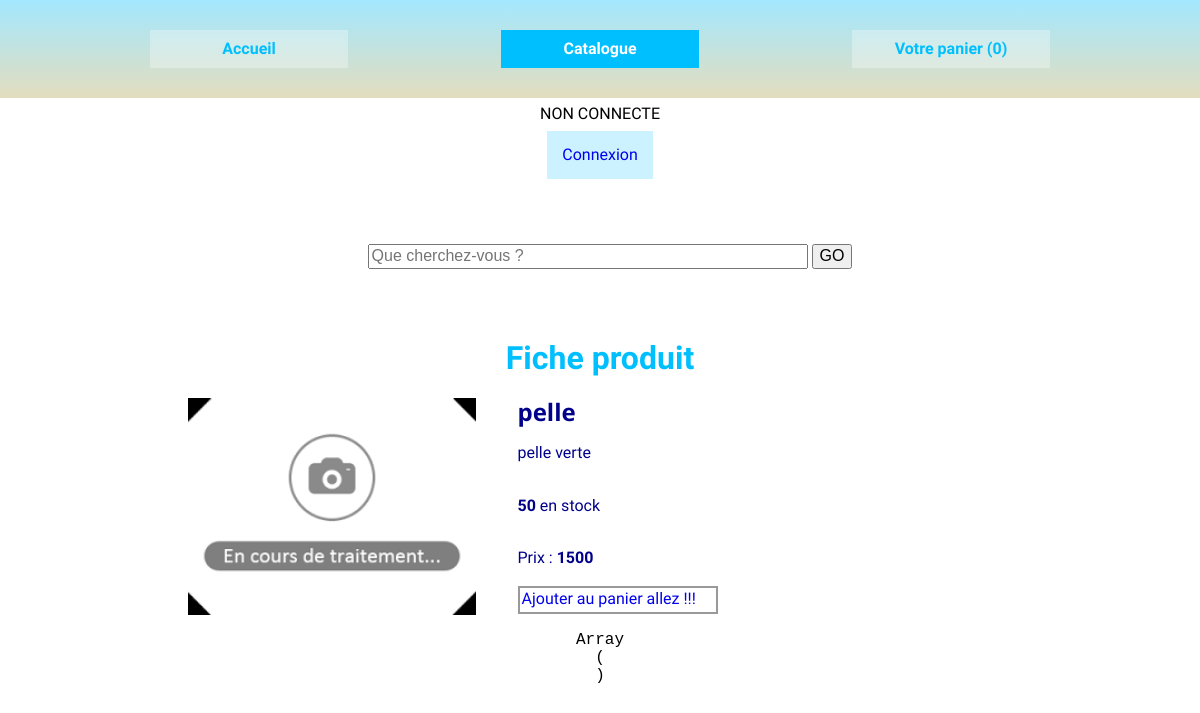
The app's page /public/produit.php?id=5 with its own data.
### tables this page shows
CREATE TABLE `product` (
  `id` int(4) NOT NULL COMMENT 'id',
  `name` varchar(250) NOT NULL COMMENT 'nom produit',
  `price` int(11) NOT NULL COMMENT 'prix en centimes',
  `description` mediumtext NOT NULL COMMENT 'description',
  `photo` varchar(250) NOT NULL DEFAULT 'nophoto.png' COMMENT 'photo',
  `quantity` int(11) NOT NULL COMMENT 'quantité',
  `is_active` tinyint(1) NOT NULL COMMENT 'actif'
);

### public/produit.php (called while the page is built, shortened)
<?php
$id = $_GET['id'];
include '../views/ficheProduit.phtml.php';

### services/mystoreServices.php (called while the page is built, shortened)
<?php
function getProductById($id) {
	$db = connexion();
	$select = "SELECT * FROM product where id = {$id}";
	$statement = $db->prepare($select);
	$statement->execute();
	$product = $statement->fetch(\PDO::FETCH_ASSOC);
	return $product;
}

### views/ficheProduit.phtml.php (the view)
<?php include 'head.phtml.php'; ?>
	<main id="catalogue" class="container">
		<h1>Fiche produit</h1>
		<section id="produit" class="flex">
			<?php $product = getproductById($id) ?>
			<img src="img/<?=$product['photo'] ?>" alt="Pas de photo">
			<article class="flex width50">
				<h2 class="width50"><?=$product['name'] ?> </h2>
				<p class="width50"> <?=$product['description'] ?></p>
				<p class="width50"> <span><?=$product['quantity'] ?></span> en stock</p>
				<p class="width50"> Prix : <span><?=$product['price'] ?></span></p>
				<a href="ajoutPanier.php?id=<?=$product['id']?>" class="width50">Ajouter au panier allez !!!</a>
			</article>
		</section>
	</main>
</body>
<?php include 'footer.phtml.php'; ?>

### public/css/mystore.css (style rules this page uses)
* { box-sizing : border-box; }
a { text-decoration: none; }
.flex { display : flex; flex-wrap : wrap; flex-direction : row; justify-content : space-between; }
.container { width : 1100px; margin : 0 auto; color : DarkBlue; }
body { text-align : center; font-family: 'Kavivanar', cursive; margin : 0; }
h1 { color : DeepSkyBlue; }
h2 { background-color: BurlyWood; color : DarkBlue; }
h1, h2 { text-align: center; margin : 10px auto; }
#accueil section { width : 75%; margin : 0 auto; }
section#produit { text-align : left; }
section#produit img { width : 35%; }
section#produit span { font-weight: bold; }
section#produit h2 { font-family: 'Open Sans', sans-serif; background-color: white; text-align: left; padding : 0; margin : 0; }
section#produit article.flex { display : flex; flex-wrap : wrap; flex-direction : rows; justify-content : space-between; }
section#produit a { border : 2px solid #999 ; padding : 2px; width : 200px; }
.width50 { width : 60%; }

### records on screen
product: photo (placeholder picture), name "pelle", description "pelle verte", quantity "50", price "1500"
